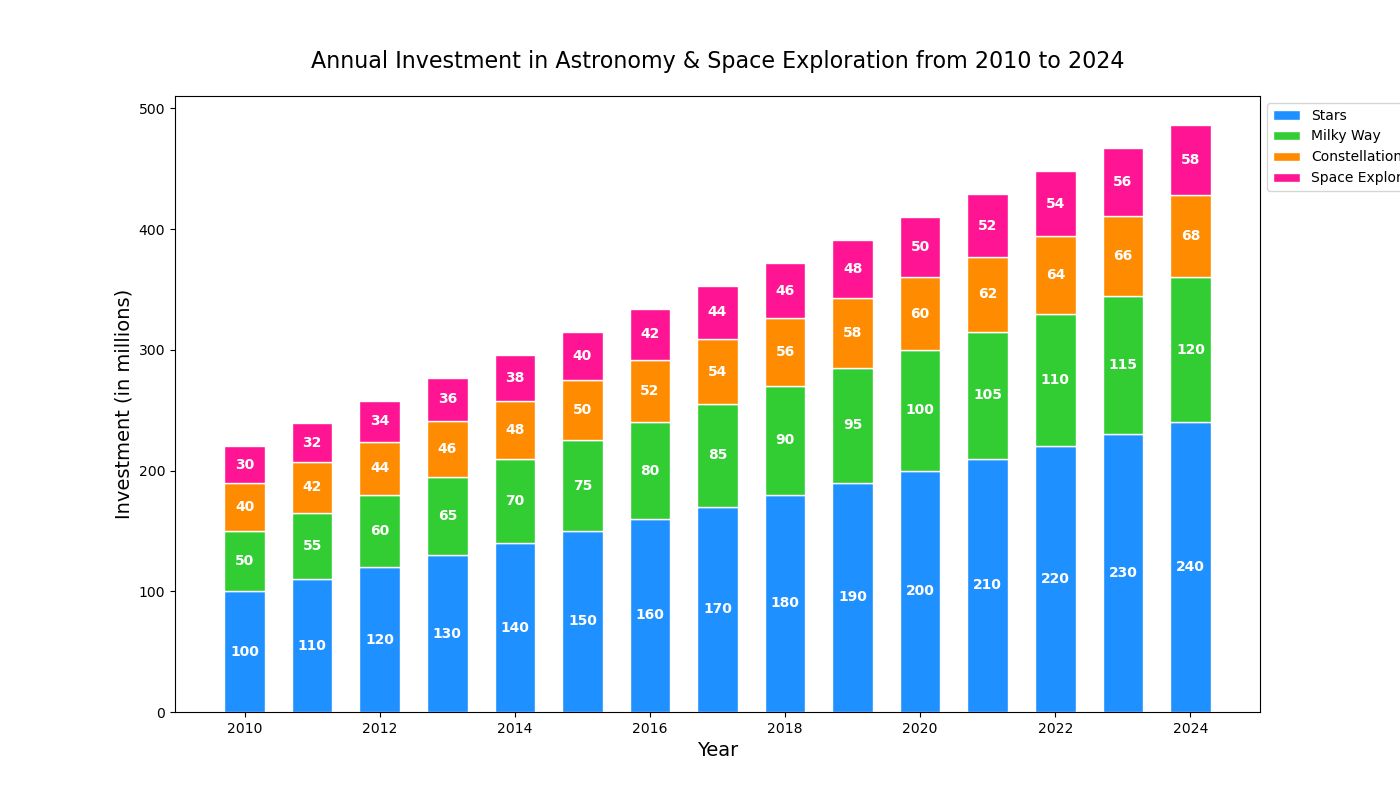

Reproduce this figure in Python.

import matplotlib.pyplot as plt

# Data
years = [
    2010, 2011, 2012, 2013, 2014, 
    2015, 2016, 2017, 2018, 2019, 
    2020, 2021, 2022, 2023, 2024
]
stars = [
    100, 110, 120, 130, 140, 
    150, 160, 170, 180, 190, 
    200, 210, 220, 230, 240
]
milky_way = [
    50, 55, 60, 65, 70, 
    75, 80, 85, 90, 95, 
    100, 105, 110, 115, 120
]
constellations = [
    40, 42, 44, 46, 48, 
    50, 52, 54, 56, 58, 
    60, 62, 64, 66, 68
]
space_exploration = [
    30, 32, 34, 36, 38, 
    40, 42, 44, 46, 48, 
    50, 52, 54, 56, 58
]

# Configuration for the figure size
plt.figure(figsize=(14, 8))

# Stacked bar chart
bar_width = 0.6
plt.bar(years, stars, width=bar_width, color='#1e90ff', edgecolor='white', label='Stars')
plt.bar(years, milky_way, width=bar_width, bottom=stars, color='#32cd32', edgecolor='white', label='Milky Way')
plt.bar(years, constellations, width=bar_width, bottom=[i+j for i,j in zip(stars, milky_way)], color='#ff8c00', edgecolor='white', label='Constellations')
plt.bar(years, space_exploration, width=bar_width, bottom=[i+j+k for i,j,k in zip(stars, milky_way, constellations)], color='#ff1493', edgecolor='white', label='Space Exploration')

# Adding labels and title
plt.ylabel('Investment (in millions)', fontsize=14)
plt.xlabel('Year', fontsize=14)
plt.title('Annual Investment in Astronomy & Space Exploration from 2010 to 2024', fontsize=16, pad=20)

# Show legend
plt.legend(loc='upper left', bbox_to_anchor=(1, 1), ncol=1)

# Adding numerical labels
for year, star, milky, const, space in zip(years, stars, milky_way, constellations, space_exploration):
    plt.text(year, star / 2, str(star), ha='center', va='center', color='white', fontsize=10, fontweight='bold')
    plt.text(year, star + milky / 2, str(milky), ha='center', va='center', color='white', fontsize=10, fontweight='bold')
    plt.text(year, star + milky + const / 2, str(const), ha='center', va='center', color='white', fontsize=10, fontweight='bold')
    plt.text(year, star + milky + const + space / 2, str(space), ha='center', va='center', color='white', fontsize=10, fontweight='bold')

# Display the chart
plt.show()
